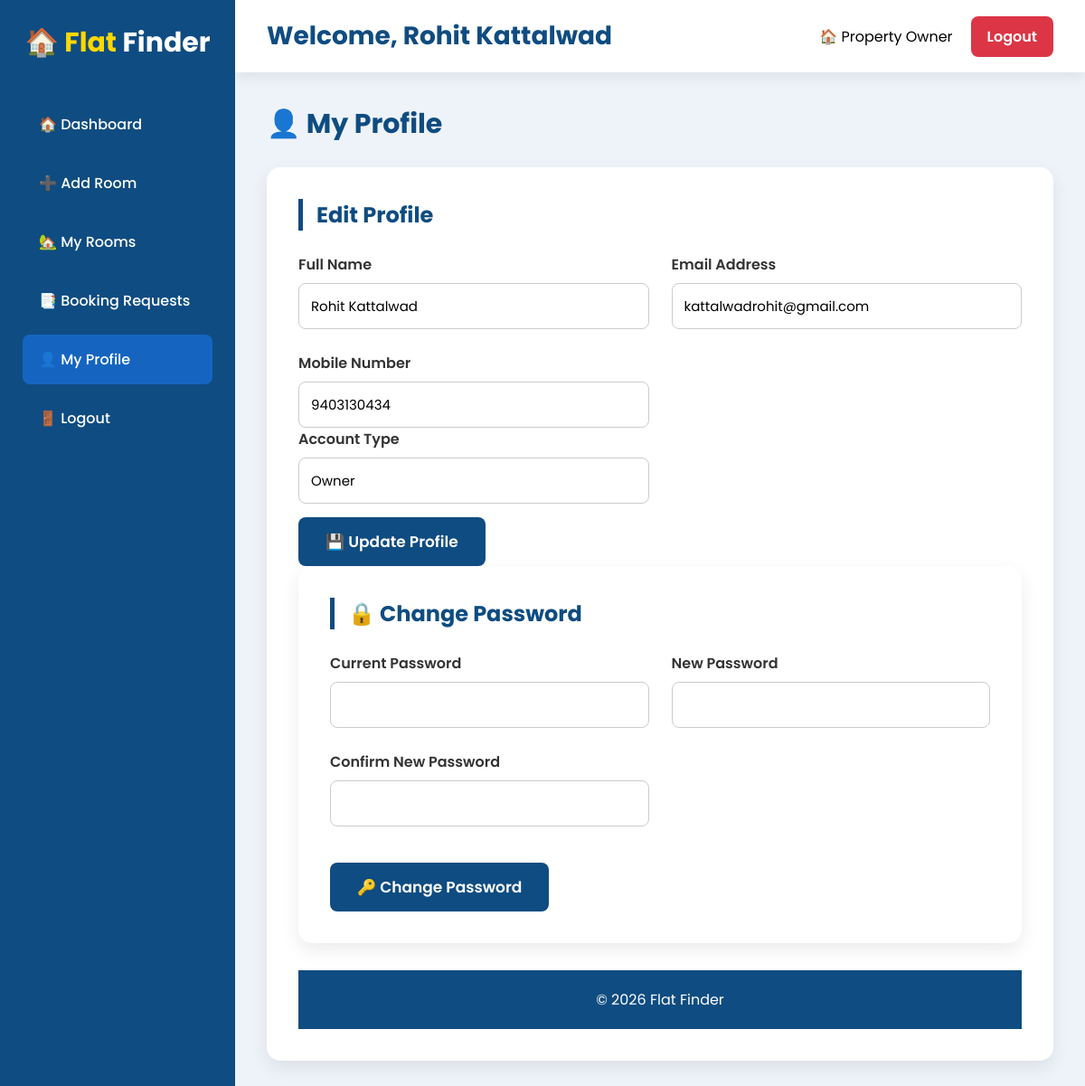
/profile.php (signed in), run on the app's committed database.
### tables this page shows
CREATE TABLE `users` (
  `id` int(11) NOT NULL,
  `fullname` varchar(100) NOT NULL,
  `email` varchar(100) NOT NULL,
  `phone` varchar(15) NOT NULL,
  `password` varchar(255) NOT NULL,
  `role` enum('customer','owner','admin') NOT NULL,
  `created_at` timestamp NOT NULL DEFAULT current_timestamp(),
  `status` enum('Pending','Approved','Rejected') DEFAULT 'Pending'
);

### profile.php (the view, shortened to what this page needs)
<?php
include("../includes/db.php");
$owner_id = $_SESSION['user_id'];
$stmt = $conn->prepare("
SELECT *
FROM users
WHERE id=?
LIMIT 1
");
$stmt->bind_param("i",$owner_id);
$stmt->execute();
$user = $stmt->get_result()->fetch_assoc();
?>
<!DOCTYPE html>
<html lang="en">
<head>
</head>
<body>
    <div class="dashboard">
<div class="sidebar">
<div class="logo">
🏠 <span>Flat</span> Finder
</div>
<a href="dashboard.php">
🏠 Dashboard
</a>
<a href="add_room.php">
➕ Add Room
</a>
<a href="my_rooms.php">
🏡 My Rooms
</a>
<a href="booking_requests.php">
📑 Booking Requests
</a>
<a href="profile.php" class="active">
👤 My Profile
</a>
<a href="../logout.php">
🚪 Logout
</a>
</div>
<div class="main">
<div class="topbar">
<h1>
Welcome,
<?php echo htmlspecialchars($user['fullname']); ?>
</h1>
<div class="user-box">
<span>
🏠 Property Owner
</span>
<a href="../logout.php" class="logout">
Logout
</a>
</div>
</div>
<div class="content">
<h2 class="page-title">
👤 My Profile
</h2>
<div class="profile-card">
<h3 class="section-title">
Edit Profile
</h3>
<form
action="update_profile.php"
method="POST">
<div class="form-grid">
<div>
<label>
Full Name
</label>
<input
type="text"
name="fullname"
required
value="<?php echo htmlspecialchars($user['fullname']); ?>">
</div>
<div>
<label>
Email Address
</label>
<input
type="email"
name="email"
required
value="<?php echo htmlspecialchars($user['email']); ?>">
</div>
<div>
<label>
Mobile Number
</label>
<input
type="text"
name="mobile"
required
value="<?php echo htmlspecialchars($user['phone']); ?>"
</div>
<div>
<label>
Account Type
</label>
<input
type="text"
value="<?php echo ucfirst($user['role']); ?>"
readonly>
</div>
<div class="full-width">
<button
type="submit"
class="save-btn">
💾 Update Profile
</button>
</div>
</div>
</form>
</div>
<div class="profile-card">
<h3 class="section-title">
🔒 Change Password
</h3>
<form
action="change_password.php"
method="POST">
<div class="form-grid">
<div>
<label>
Current Password
</label>
<input
type="password"
name="current_password"
required>
</div>
<div>
<label>
New Password
</label>
<input
type="password"
name="new_password"
required>
</div>
<div>
<label>
Confirm New Password
</label>
<input
type="password"
name="confirm_password"
required>
</div>
<div class="full-width">
<button
type="submit"
class="save-btn">
🔑 Change Password
</button>
</div>
</div>
</form>
</div>
<div class="footer">
<p>
© <?php echo date("Y"); ?>
 Flat Finder
</p>
</div>
</div>
</div>
</div>
</body>
</html>

### profile.php (style rules this page uses)
* { margin:0; padding:0; box-sizing:border-box; font-family:'Poppins',sans-serif; }
body { background:#eef3f9; }
.dashboard { display:flex; min-height:100vh; }
.sidebar { width:260px; background:#0F4C81; position:fixed; top:0; left:0; bottom:0; padding:25px; }
.logo { font-size:30px; font-weight:700; color:#fff; text-align:center; margin-bottom:40px; }
.logo span { color:#FFD700; }
.sidebar a { display:block; padding:15px 18px; margin-bottom:10px; border-radius:8px; text-decoration:none; color:#fff; font-weight:500; transition:.3s; }
.sidebar a:hover, .sidebar .active { background:#1565C0; }
.main { margin-left:260px; width:calc(100% - 260px); }
.topbar { height:80px; background:#fff; display:flex; justify-content:space-between; align-items:center; padding:0 35px; box-shadow:0 5px 15px rgba(0,0,0,.08); }
.topbar h1 { font-size:28px; color:#0F4C81; }
.user-box { display:flex; align-items:center; gap:20px; }
.logout { background:#dc3545; color:#fff; text-decoration:none; padding:10px 18px; border-radius:8px; font-weight:600; }
.content { padding:35px; }
.page-title { font-size:30px; font-weight:700; color:#0F4C81; margin-bottom:25px; }
.profile-card { background:#fff; padding:35px; border-radius:15px; box-shadow:0 8px 20px rgba(0,0,0,.08); margin-bottom:30px; }
.section-title { font-size:24px; font-weight:700; color:#0F4C81; margin-bottom:25px; border-left:5px solid #0F4C81; padding-left:15px; }
.form-grid { display:grid; grid-template-columns:repeat(2,1fr); gap:25px; }
.full-width { grid-column:1/-1; }
label { display:block; margin-bottom:8px; font-weight:600; color:#333; }
input { width:100%; padding:13px; border:1px solid #ccc; border-radius:8px; font-size:15px; outline:none; transition:.3s; }
.save-btn { margin-top:15px; background:#0F4C81; color:#fff; border:none; padding:14px 30px; border-radius:8px; font-size:17px; font-weight:600; cursor:pointer; transition:.3s; }
.footer { margin-top:30px; background:#0F4C81; color:#fff; text-align:center; padding:20px; }

### data on the page
users: fullname "Rohit Kattalwad", email "kattalwadrohit@gmail.com", mobile "9403130434", role "Owner"
